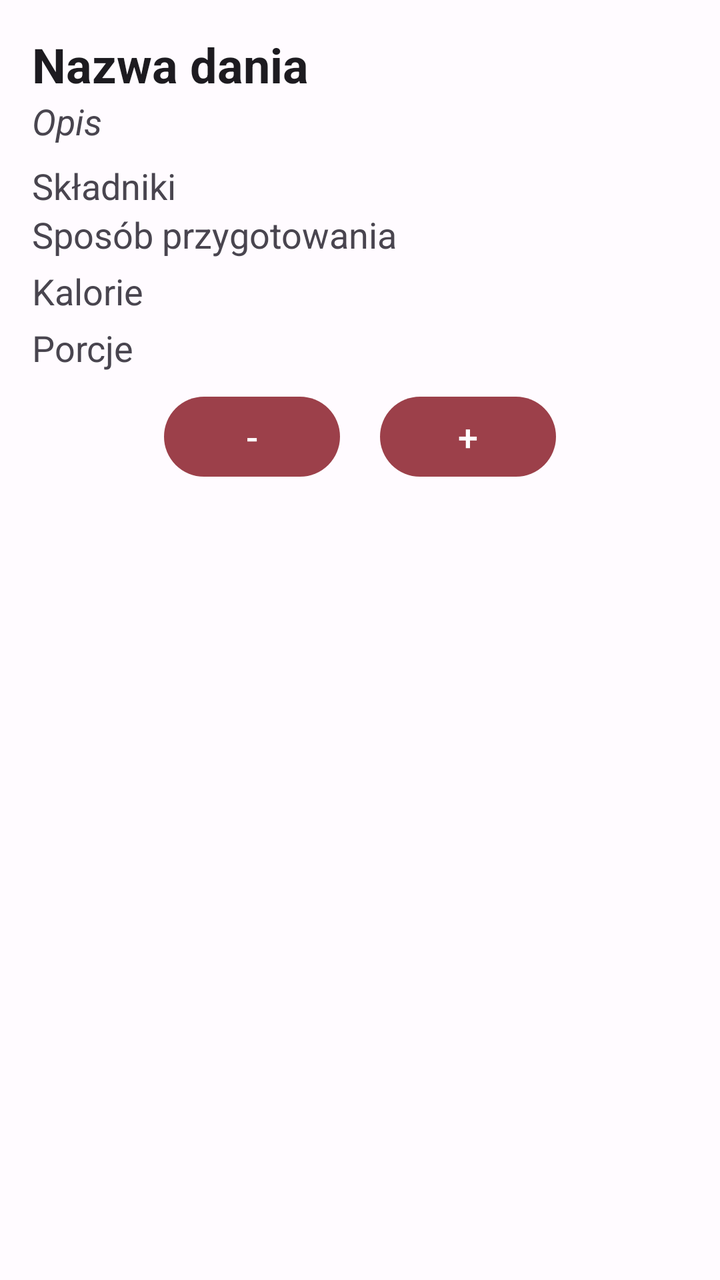
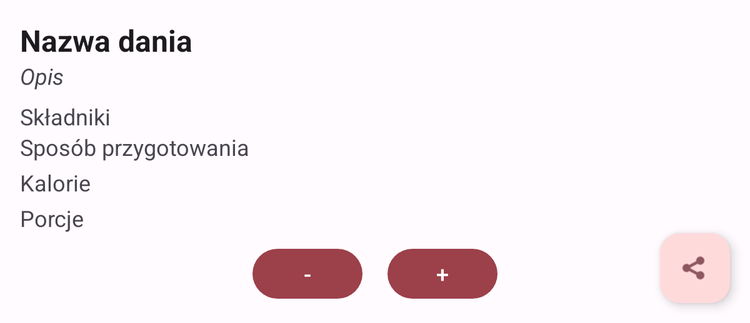

An Android layout and its configuration variant, each rendered on a device that would load it. The default file and the variant file are quoted in full after the pictures.
<!-- AndroidManifest.xml: application theme Theme.CookBook -->
<!-- res/layout/fragment_dish_detail.xml -->
<?xml version="1.0" encoding="utf-8"?>
<ScrollView xmlns:android="http://schemas.android.com/apk/res/android"
    android:layout_width="match_parent"
    android:layout_height="match_parent">

    <androidx.coordinatorlayout.widget.CoordinatorLayout
        android:layout_width="match_parent"
        android:layout_height="wrap_content">

    <androidx.coordinatorlayout.widget.CoordinatorLayout xmlns:android="http://schemas.android.com/apk/res/android"
        xmlns:app="http://schemas.android.com/apk/res-auto"
        android:layout_width="match_parent"
        android:layout_height="match_parent">


        <LinearLayout
            android:layout_width="match_parent"
            android:layout_height="wrap_content"
            android:orientation="vertical"
            android:padding="16dp">

            <FrameLayout
                android:id="@+id/timer_config_container"
                android:layout_width="wrap_content"
                android:layout_height="wrap_content"
                android:layout_gravity="center_horizontal">

            </FrameLayout>

        <TextView
            android:id="@+id/textTitle"
            android:layout_width="wrap_content"
            android:layout_height="wrap_content"
            android:textStyle="bold"
            android:textSize="24sp"
            android:text="@string/dish_name"
            android:textAppearance="?android:attr/textAppearanceLarge" />

        <TextView
            android:id="@+id/textDescription"
            android:layout_width="wrap_content"
            android:layout_height="wrap_content"
            android:textStyle="italic"
            android:textSize="18sp"
            android:text="@string/dish_recipe" />

        <TextView
            android:id="@+id/textIngredients"
            android:layout_width="wrap_content"
            android:layout_height="wrap_content"
            android:layout_marginTop="8dp"
            android:textSize="18sp"
            android:text="@string/dish_ingredients"/>

        <TextView
            android:id="@+id/textInstructions"
            android:layout_width="wrap_content"
            android:layout_height="wrap_content"
            android:textSize="18sp"
            android:text="@string/dish_instructions" />

        <TextView
            android:id="@+id/textCalories"
            android:layout_width="wrap_content"
            android:layout_height="wrap_content"
            android:textSize="18sp"
            android:layout_marginTop="4dp"
            android:text="@string/dish_calories" />

        <TextView
            android:id="@+id/textServings"
            android:layout_width="wrap_content"
            android:layout_height="wrap_content"
            android:textSize="18sp"
            android:layout_marginTop="4dp"
            android:text="@string/dish_servings" />

            <FrameLayout
                android:layout_width="match_parent"
                android:layout_height="match_parent"
                android:layout_marginTop="8dp">

                <LinearLayout
                    android:layout_width="wrap_content"
                    android:layout_height="wrap_content"
                    android:layout_gravity="center"
                    android:orientation="horizontal">

                    <Button
                        android:id="@+id/decrementButton"
                        android:layout_width="wrap_content"
                        android:layout_height="wrap_content"
                        android:textSize="18sp"
                        android:text="@string/minus" />

                    <TextView
                        android:id="@+id/servingsNumberPickerTextView"
                        android:layout_width="wrap_content"
                        android:layout_height="wrap_content"
                        android:textSize="20sp"
                        android:padding="10dp"/>

                    <Button
                        android:id="@+id/incrementButton"
                        android:layout_width="wrap_content"
                        android:layout_height="wrap_content"
                        android:textSize="18sp"
                        android:text="@string/plus" />

                </LinearLayout>

            </FrameLayout>




        </LinearLayout>

    </androidx.coordinatorlayout.widget.CoordinatorLayout>

    </androidx.coordinatorlayout.widget.CoordinatorLayout>

</ScrollView>
<!-- resources referenced by this layout -->
<resources>
  <string name="dish_calories">Kalorie </string>
  <string name="dish_ingredients">Składniki </string>
  <string name="dish_instructions">Sposób przygotowania</string>
  <string name="dish_name">Nazwa dania</string>
  <string name="dish_recipe">Opis</string>
  <string name="dish_servings">Porcje </string>
  <string name="minus">-</string>
  <string name="plus">+</string>
  <color name="md_theme_light_primary">#9C404A</color>
  <color name="md_theme_light_onPrimary">#FFFFFF</color>
  <color name="md_theme_light_primaryContainer">#FFDADB</color>
  <color name="md_theme_light_onPrimaryContainer">#40000D</color>
  <color name="md_theme_light_secondary">#765658</color>
  <color name="md_theme_light_onSecondary">#FFFFFF</color>
  <color name="md_theme_light_secondaryContainer">#FFDADB</color>
  <color name="md_theme_light_onSecondaryContainer">#2C1517</color>
  <color name="md_theme_light_tertiary">#76592F</color>
  <color name="md_theme_light_onTertiary">#FFFFFF</color>
  <color name="md_theme_light_tertiaryContainer">#FFDDB3</color>
  <color name="md_theme_light_onTertiaryContainer">#291800</color>
  <color name="md_theme_light_error">#BA1A1A</color>
  <color name="md_theme_light_errorContainer">#FFDAD6</color>
  <color name="md_theme_light_onError">#FFFFFF</color>
  <color name="md_theme_light_onErrorContainer">#410002</color>
  <color name="md_theme_light_background">#FFFBFF</color>
  <color name="md_theme_light_onBackground">#201A1A</color>
  <color name="md_theme_light_outline">#857373</color>
  <color name="md_theme_light_inverseOnSurface">#FBEEED</color>
  <color name="md_theme_light_inverseSurface">#362F2F</color>
  <color name="md_theme_light_surface">#FFF8F7</color>
  <color name="md_theme_light_onSurface">#201A1A</color>
  <color name="md_theme_light_surfaceVariant">#F4DDDD</color>
  <color name="md_theme_light_onSurfaceVariant">#524343</color>
  <color name="md_theme_light_inversePrimary">#FFB2B6</color>
</resources>
<!-- res/layout-large/fragment_dish_detail.xml (the repository's variant of the layout above) -->
<!-- drawn on a 7-inch tablet held upright -->
<?xml version="1.0" encoding="utf-8"?>
<androidx.coordinatorlayout.widget.CoordinatorLayout xmlns:android="http://schemas.android.com/apk/res/android"
    android:layout_width="match_parent"
    android:layout_height="wrap_content">

    <ScrollView xmlns:android="http://schemas.android.com/apk/res/android"
        android:layout_width="match_parent"
        android:layout_height="match_parent">

            <androidx.coordinatorlayout.widget.CoordinatorLayout xmlns:android="http://schemas.android.com/apk/res/android"
                xmlns:app="http://schemas.android.com/apk/res-auto"
                android:layout_width="match_parent"
                android:layout_height="match_parent">


                <LinearLayout
                    android:layout_width="match_parent"
                    android:layout_height="wrap_content"
                    android:orientation="vertical"
                    android:padding="16dp">

                    <FrameLayout
                        android:id="@+id/timer_config_container"
                        android:layout_width="wrap_content"
                        android:layout_height="wrap_content"
                        android:layout_gravity="center_horizontal">

                    </FrameLayout>

                    <TextView
                        android:id="@+id/textTitle"
                        android:layout_width="wrap_content"
                        android:layout_height="wrap_content"
                        android:textStyle="bold"
                        android:textSize="24sp"
                        android:text="@string/dish_name"
                        android:textAppearance="?android:attr/textAppearanceLarge" />

                    <TextView
                        android:id="@+id/textDescription"
                        android:layout_width="wrap_content"
                        android:layout_height="wrap_content"
                        android:textStyle="italic"
                        android:textSize="18sp"
                        android:text="@string/dish_recipe" />

                    <TextView
                        android:id="@+id/textIngredients"
                        android:layout_width="wrap_content"
                        android:layout_height="wrap_content"
                        android:layout_marginTop="8dp"
                        android:textSize="18sp"
                        android:text="@string/dish_ingredients"/>

                    <TextView
                        android:id="@+id/textInstructions"
                        android:layout_width="wrap_content"
                        android:layout_height="wrap_content"
                        android:textSize="18sp"
                        android:text="@string/dish_instructions" />

                    <TextView
                        android:id="@+id/textCalories"
                        android:layout_width="wrap_content"
                        android:layout_height="wrap_content"
                        android:textSize="18sp"
                        android:layout_marginTop="4dp"
                        android:text="@string/dish_calories" />

                    <TextView
                        android:id="@+id/textServings"
                        android:layout_width="wrap_content"
                        android:layout_height="wrap_content"
                        android:textSize="18sp"
                        android:layout_marginTop="4dp"
                        android:text="@string/dish_servings" />

                    <FrameLayout
                        android:layout_width="match_parent"
                        android:layout_height="match_parent"
                        android:layout_marginTop="8dp">

                        <LinearLayout
                            android:layout_width="wrap_content"
                            android:layout_height="wrap_content"
                            android:layout_gravity="center"
                            android:orientation="horizontal">

                            <Button
                                android:id="@+id/decrementButton"
                                android:layout_width="wrap_content"
                                android:layout_height="wrap_content"
                                android:textSize="18sp"
                                android:text="@string/minus" />

                            <TextView
                                android:id="@+id/servingsNumberPickerTextView"
                                android:layout_width="wrap_content"
                                android:layout_height="wrap_content"
                                android:textSize="20sp"
                                android:padding="10dp"/>

                            <Button
                                android:id="@+id/incrementButton"
                                android:layout_width="wrap_content"
                                android:layout_height="wrap_content"
                                android:textSize="18sp"
                                android:text="@string/plus" />

                        </LinearLayout>

                    </FrameLayout>




                </LinearLayout>

            </androidx.coordinatorlayout.widget.CoordinatorLayout>

    </ScrollView>

    <com.google.android.material.floatingactionbutton.FloatingActionButton
        android:id="@+id/FAButton"
        android:layout_width="wrap_content"
        android:layout_height="wrap_content"
        android:layout_gravity="end|bottom"
        android:layout_margin="16dp"
        android:clickable="true"
        android:src="@android:drawable/ic_menu_share"
        android:contentDescription="@string/share_button"/>

</androidx.coordinatorlayout.widget.CoordinatorLayout>
<!-- resources referenced by the variant -->
<!-- as a 7-inch tablet held upright resolves them -->
<resources>
  <string name="dish_calories">Kalorie </string>
  <string name="dish_ingredients">Składniki </string>
  <string name="dish_instructions">Sposób przygotowania</string>
  <string name="dish_name">Nazwa dania</string>
  <string name="dish_recipe">Opis</string>
  <string name="dish_servings">Porcje </string>
  <string name="minus">-</string>
  <string name="plus">+</string>
  <string name="share_button">Udostępnij</string>
  <color name="md_theme_light_primary">#9C404A</color>
  <color name="md_theme_light_onPrimary">#FFFFFF</color>
  <color name="md_theme_light_primaryContainer">#FFDADB</color>
  <color name="md_theme_light_onPrimaryContainer">#40000D</color>
  <color name="md_theme_light_secondary">#765658</color>
  <color name="md_theme_light_onSecondary">#FFFFFF</color>
  <color name="md_theme_light_secondaryContainer">#FFDADB</color>
  <color name="md_theme_light_onSecondaryContainer">#2C1517</color>
  <color name="md_theme_light_tertiary">#76592F</color>
  <color name="md_theme_light_onTertiary">#FFFFFF</color>
  <color name="md_theme_light_tertiaryContainer">#FFDDB3</color>
  <color name="md_theme_light_onTertiaryContainer">#291800</color>
  <color name="md_theme_light_error">#BA1A1A</color>
  <color name="md_theme_light_errorContainer">#FFDAD6</color>
  <color name="md_theme_light_onError">#FFFFFF</color>
  <color name="md_theme_light_onErrorContainer">#410002</color>
  <color name="md_theme_light_background">#FFFBFF</color>
  <color name="md_theme_light_onBackground">#201A1A</color>
  <color name="md_theme_light_outline">#857373</color>
  <color name="md_theme_light_inverseOnSurface">#FBEEED</color>
  <color name="md_theme_light_inverseSurface">#362F2F</color>
  <color name="md_theme_light_surface">#FFF8F7</color>
  <color name="md_theme_light_onSurface">#201A1A</color>
  <color name="md_theme_light_surfaceVariant">#F4DDDD</color>
  <color name="md_theme_light_onSurfaceVariant">#524343</color>
  <color name="md_theme_light_inversePrimary">#FFB2B6</color>
</resources>
